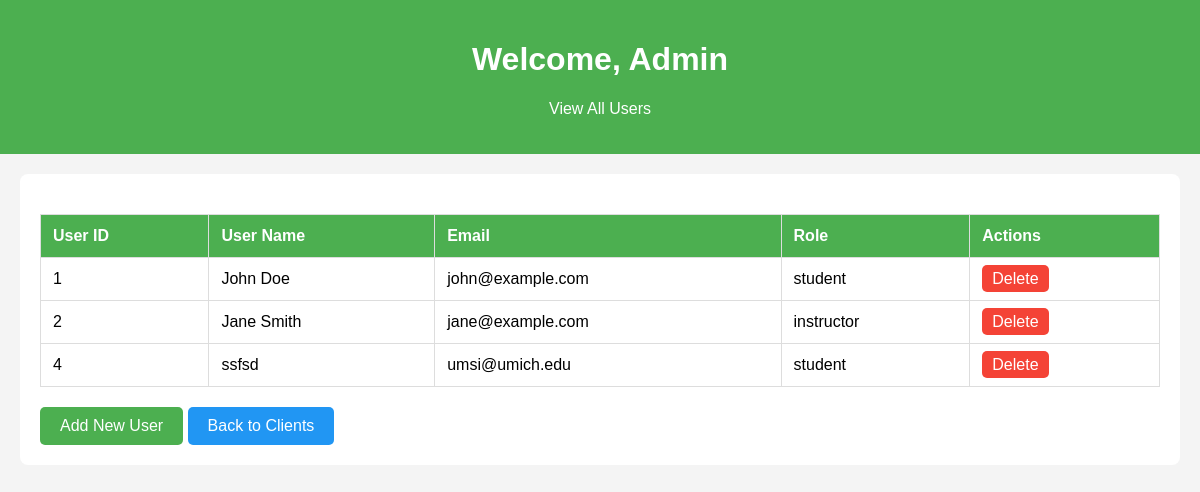
Page /view_clients.php (signed in) on the committed database.
### tables this page shows
CREATE TABLE `users` (
  `user_id` int(11) NOT NULL,
  `name` varchar(100) NOT NULL,
  `email` varchar(100) NOT NULL,
  `password` varchar(255) NOT NULL,
  `role` enum('student','instructor','admin') NOT NULL,
  `program_id` int(11) DEFAULT NULL
);

### view_clients.php (the view, shortened to what this page needs)
<?php
require "db_connect.php";
$query = $conn->query("SELECT user_id, name, email, role FROM users WHERE role != 'admin'");
$users = $query->fetchAll(PDO::FETCH_ASSOC);
?>
<!DOCTYPE html>
<html lang="en">
<head>
</head>
<body>
    <div class="header">
        <h1>Welcome, Admin</h1>
        <p>View All Users</p>
    </div>
    <div class="content">
        <table>
            <thead>
                <tr>
                    <th>User ID</th>
                    <th>User Name</th>
                    <th>Email</th>
                    <th>Role</th>
                    <th>Actions</th>
                </tr>
            </thead>
            <tbody>
                <?php foreach ($users as $user) { ?>
                    <tr>
                        <td><?php echo htmlspecialchars($user['user_id']); ?></td>
                        <td><?php echo htmlspecialchars($user['name']); ?></td>
                        <td><?php echo htmlspecialchars($user['email']); ?></td>
                        <td><?php echo htmlspecialchars($user['role']); ?></td>
                        <td>
                            <a href="view_clients.php?delete_id=<?php echo $user['user_id']; ?>" class="delete-btn" onclick="return confirm('Are you sure you want to delete this user?')">Delete</a>
                        </td>
                    </tr>
                <?php } ?>
            </tbody>
        </table>
        <a href="addClient.php" class="btn">Add New User</a>
        <a href="client.php" class="back-btn">Back to Clients</a>
    </div>
</body>
</html>

### view_clients.php (style rules this page uses)
body { font-family: Arial, sans-serif; background-color: #f4f4f4; margin: 0; padding: 0; }
.header { background-color: #4CAF50; color: white; padding: 20px; text-align: center; }
.content { margin: 20px; background-color: white; padding: 20px; border-radius: 8px; }
.back-btn { background-color: #2196F3; color: white; padding: 10px 20px; border-radius: 5px; text-decoration: none; display: inline-block; margin-top: 20px; }
table { width: 100%; border-collapse: collapse; margin-top: 20px; }
table, th, td { border: 1px solid #ddd; }
th, td { padding: 12px; text-align: left; }
th { background-color: #4CAF50; color: white; }
.btn { background-color: #4CAF50; color: white; padding: 10px 20px; border-radius: 5px; text-decoration: none; display: inline-block; margin-top: 10px; }
.delete-btn { background-color: #f44336; color: white; padding: 5px 10px; border-radius: 5px; text-decoration: none; margin-top: 10px; }

### rows in the picture
users: user_id "1", name "John Doe", email "john@example.com", role "student"
users: user_id "2", name "Jane Smith", email "jane@example.com", role "instructor"
users: user_id "4", name "ssfsd", email "umsi@umich.edu", role "student"
